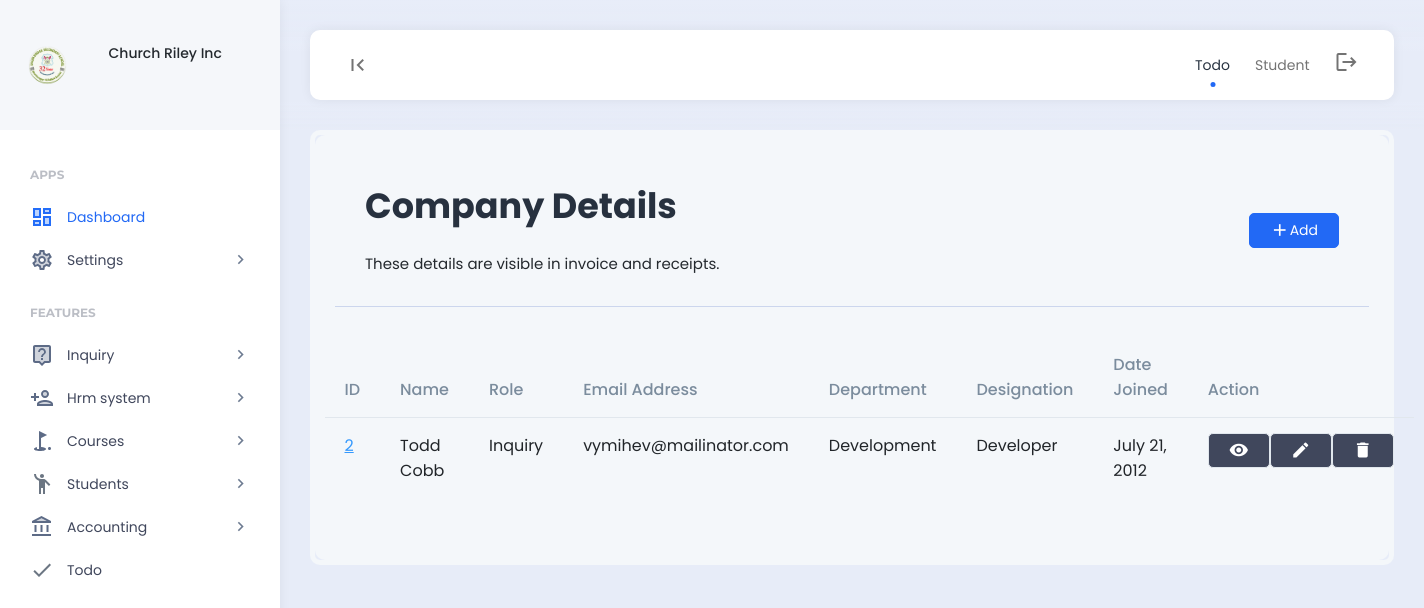
Screenshot of /employees/ (signed in) with the database file from the repository.
### features/models.py (models this page shows, shortened)
class Company(models.Model):
    company_name = models.CharField(max_length=255)
    company_address = models.CharField(max_length=255)
    company_email = models.CharField(max_length=255)
    company_contact_number = models.CharField(max_length=255)
    company_logo = models.ImageField(upload_to='company_images/')
    payment_terms = models.TextField()
    created = models.DateField(auto_now_add=True)
    class Meta:
        verbose_name_plural = "03. Company Setup"

### hrm/models.py (models this page shows, shortened)
class Employee(models.Model):
    department = models.ForeignKey(Department, on_delete=models.SET_NULL,null=True)
    designation = models.ForeignKey(Designation, on_delete=models.SET_NULL,null=True)
    user = models.OneToOneField(User, on_delete=models.CASCADE)
    permission = models.ForeignKey(Permission,on_delete=models.SET_NULL,null=True, blank=True)
    code = models.CharField(max_length=100,null=True, blank=True)
    email = models.CharField(max_length=200,null=True, blank=True)
    contact = models.CharField(max_length=200,null=True, blank=True)
    address = models.CharField(max_length=200,null=True, blank=True)
    emp_salary = models.CharField(max_length=200,null=True, blank=True)
    emp_password = models.CharField(max_length=200,null=True, blank=True)
    date_joined = models.DateTimeField(null=True, blank=True)
    date_modified = models.DateTimeField(auto_now=True)
    created = models.DateTimeField(auto_now_add=True)
    class Meta:
        verbose_name_plural = "01. Employees"

class Department(models.Model):
    department = models.CharField(max_length=255)
    def __str__(self):
        return self.department
    class Meta:
        verbose_name_plural = "05. Department"

class Designation(models.Model):
    department = models.ForeignKey(Department, on_delete=models.CASCADE)
    designation = models.CharField(max_length=255)
    def __str__(self):
        return self.designation
    class Meta:
        verbose_name_plural = "05. Designation"

### account/models.py (models this page shows, shortened)
class Permission(models.Model):
    role = models.OneToOneField(Role, on_delete=models.CASCADE)
    create_finance = models.BooleanField(default=0)
    read_finance = models.BooleanField(default=0)
    update_finance = models.BooleanField(default=0)
    delete_finance = models.BooleanField(default=0)
    manage_finance = models.BooleanField(default=0)
    manage_company = models.BooleanField(default=0)
    create_account = models.BooleanField(default=0)
    read_account = models.BooleanField(default=0)
    update_account = models.BooleanField(default=0)
    delete_account = models.BooleanField(default=0)
    manage_account = models.BooleanField(default=0)
    create_leads = models.BooleanField(default=0)
    read_leads = models.BooleanField(default=0)
    update_leads = models.BooleanField(default=0)
    delete_leads = models.BooleanField(default=0)
    manage_leads = models.BooleanField(default=0)
    manage_leads = models.BooleanField(default=0)
    create_hrm = models.BooleanField(default=0)
    read_hrm = models.BooleanField(default=0)
    update_hrm = models.BooleanField(default=0)
    delete_hrm = models.BooleanField(default=0)
    manage_hrm = models.BooleanField(default=0)
    create_course = models.BooleanField(default=0)
    read_course = models.BooleanField(default=0)
    update_course = models.BooleanField(default=0)
    delete_course = models.BooleanField(default=0)
    manage_course = models.BooleanField(default=0)
    create_student = models.BooleanField(default=0)
    read_student = models.BooleanField(default=0)
    update_student = models.BooleanField(default=0)
    delete_student = models.BooleanField(default=0)
    manage_student = models.BooleanField(default=0)
    create_inquiry = models.BooleanField(default=0)
    read_inquiry = models.BooleanField(default=0)
    update_inquiry = models.BooleanField(default=0)
    delete_inquiry = models.BooleanField(default=0)
    manage_inquiry = models.BooleanField(default=0)
    def __str__(self):
        return self.role.role
    class Meta:
        verbose_name_plural = "02. Permissions"

class Role(models.Model):
    role = models.CharField(max_length=255)
    class Meta:
        verbose_name_plural = "01. Role"

### hrm/views.py (the view)
# urls.py: path("employees/", views.employees, name="employees"),
def employees(request):
    if 'read_hrm' in custom_data_views(request):
        employees = Employee.objects.all()
        context = {
            'employees':employees,
        }
        return render (request,'hrm/employees.html',context)
    else:
        messages.info(request, "Unauthorized access.")
        return redirect('home')

### templates/hrm/employees.html (shortened to what this page needs)
{% include 'header.html' %}
<div class="app-content">
    <div class="content-wrapper">
        <div class="example-container">
            <div class="example-content bg-light">
                <div class="page-description d-flex align-items-center">
                    <div class="page-description-content flex-grow-1">
                        <h1>Company Details</h1>
                        <span>These details are visible in invoice and receipts.</span>
                    </div>
                    <div class="page-description-actions">
                        <a href="{% url 'add_employee' %}" class="btn btn-primary"><i class="material-icons">add</i>Add</a>
                    </div>
                </div>
				<div class="row">
					<table id="datable_1" class="table nowrap w-100 mb-5">
						<thead>
							<tr>
								<th>ID</th>
								<th>Name</th>
								<th>Role</th>
								<th>Email Address</th>
								<th>Department</th>
								<th>Designation</th>
								<th>Date Joined</th>
								<th>Action</th>
							</tr>
						</thead>
						<tbody>
							{% for employees in employees %}
							<tr>
								<td><a href="#" class="table-link-text link-high-em">{{employees.id}}</a></td>
								<td>{{employees.user.first_name}} {{employees.user.last_name}}</td>
								<td>{{employees.permission}}</td>
								<td>{{employees.email}}</td>
								<td>{{employees.department}}</td>
								<td>{{employees.designation}}</td>
								<td>{{employees.date_joined.date}}</td>
								<td>
									<div class="d-flex align-items-center">
										<div class="d-flex">
											{% if 'read_hrm' in permissions %}
											<a href="{% url 'view_employee' id=employees.id %}" class="btn btn-dark"><i class="material-icons">visibility</i></a>
											{% endif %}
											{% if 'update_hrm' in permissions %}
											<a href="{% url 'edit_employee' id=employees.id %}" class="btn btn-dark"><i class="material-icons">edit</i></a>
											{% endif %}
											{% if 'delete_hrm' in permissions %}
											<a href="" class="btn btn-dark" data-bs-toggle="modal" data-bs-target="#exampleModalCenter{{employees.id}}"><i class="material-icons">delete</i></a>
											{% endif %}
										</div>
									</div>
								</td>
							</tr>
							{% endfor %}
						</tbody>
					</table>
				</div>
            </div>
        </div>
    </div>
</div>
{% include 'footer.html' %}

### templates/header.html (shortened to what this page needs)
{% load static %}
<body>
    {% include 'nav_links.html' %}
    <div class="app align-content-stretch d-flex flex-wrap">
        <div class="app-sidebar">
            <div class="logo d-flex align-items-center">
                <div class="row">
                    <div class="col-2">
                        <img src="{{company.company_logo.url}}" height="40">
                    </div>
                    <div class="col-2"></div>
                    <div class="col-8">
                        <div class="sidebar-user-switcher user-activity-online">
                            <h6>{{company.company_name}}</h6>
                        </div>
                    </div>
                </div>
            </div>
            <div class="app-menu">
                <ul class="accordion-menu">
                    <li class="sidebar-title">
                        Apps
                    </li>
                    <li class="active-page">
                        <a href="{% url 'home' %}" class="active"><i class="material-icons-two-tone">dashboard</i>Dashboard</a>
                    </li>
                    <li>
                        <a href=""><i class="material-icons-two-tone">settings</i>Settings<i class="material-icons has-sub-menu">keyboard_arrow_right</i></a>
                    </li>
                    <li class="sidebar-title">
                        Features
                    </li>
                    <li>
                        <a href=""><i class="material-icons-two-tone">live_help</i>Inquiry<i class="material-icons has-sub-menu">keyboard_arrow_right</i></a>
                    </li>
                    <li>
                        <a href=""><i class="material-icons-two-tone">person_add</i>Hrm system<i class="material-icons has-sub-menu">keyboard_arrow_right</i></a>
                    </li>
                    <li>
                        <a href=""><i class="material-icons-two-tone">golf_course</i>Courses<i class="material-icons has-sub-menu">keyboard_arrow_right</i></a>
                    </li>
                    <li>
                        <a href="#"><i class="material-icons-two-tone">emoji_people</i>Students<i class="material-icons has-sub-menu">keyboard_arrow_right</i></a>
                    </li>
                    <li>
                        <a href="#"><i class="material-icons-two-tone">account_balance</i>Accounting<i class="material-icons has-sub-menu">keyboard_arrow_right</i></a>
                    </li>
                    <li>
                        <a href="{% url 'todo' %}"><i class="material-icons-two-tone">done</i>Todo</a>
                    </li>
                </ul>
            </div>
        </div>
        <div class="app-container">
            <div class="app-header">
                <nav class="navbar navbar-light navbar-expand">
                    <div class="container-fluid">
                        <div class="navbar-nav" id="navbarNav">
                            <ul class="navbar-nav">
                                <li class="nav-item">
                                    <a class="nav-link hide-sidebar-toggle-button" href="#"><i class="material-icons">first_page</i></a>
                                </li>
                            </ul>
                        </div>
                        <div class="d-flex">
                            <ul class="navbar-nav">
                                <li class="nav-item hidden-on-mobile">
                                    <a class="nav-link active" href="{% url 'todo' %}">Todo</a>
                                </li>
                                <li class="nav-item hidden-on-mobile">
                                    <a class="nav-link" href="{% url 'student' %}">Student</a>
                                </li>
                                <li class="nav-item">
                                    <a class="nav-link" href="{% url 'logout' %}"><i class="material-icons">logout</i></a>
                                </li>
                            </ul>
                        </div>
                    </div>
                </nav>
            </div>

### rows the page displays
Company: company_logo (picture), company_name "Church Riley Inc"
Employee: id "2", user.first_name "Todd", user.last_name "Cobb", permission "Inquiry", email "vymihev@mailinator.com", department "Development", designation "Developer", date_joined "July 21, 2012"
